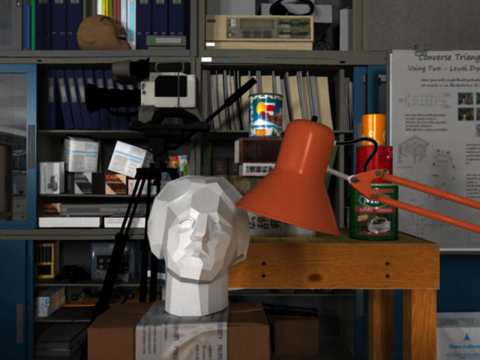
#> input picture input_img.png, 480 x 360 px
$ python my_demo.py
#> lines starting #> are read from the running program, lines starting #| are printed output that depends on the picture
from PIL import Image
from matplotlib import pyplot as plot
import numpy as np
import ahe

# set the filepath to the image file
filename = "input_img.png"

# read the image into a PIL entity
img = Image.open(fp=filename)
#> img is the input picture: PIL image 480x360 RGB; mean R, G, B 72.8, 63.2, 56.4

# keep only the Luminance component of the image
bw_img = img.convert("L")
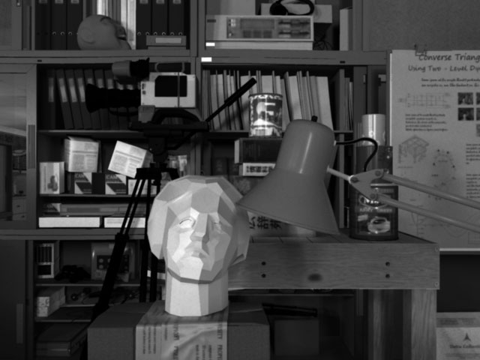
#> bw_img: PIL image 480x360 L; min 0, max 255, mean 65.3

# obtain the underlying np array
img_array = np.array(bw_img)

#> (the run stopped early here; a loop or call above may not have finished)
